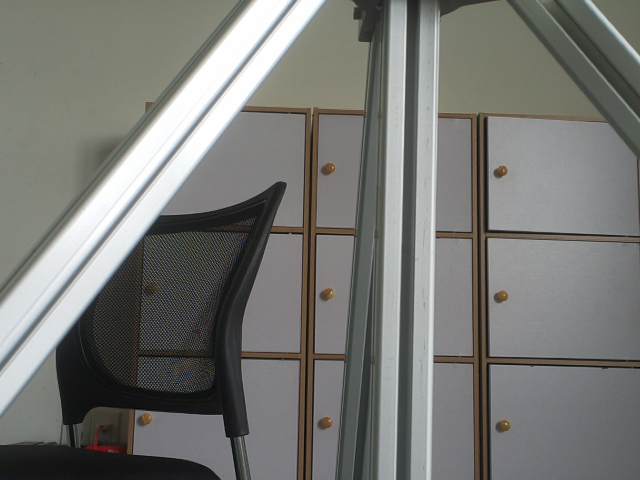
#> input picture ShowWithMathplotlib/frame1_0.png, 640 x 480 px
$ python StereoTestSample.py
#> lines starting #> are read from the running program, lines starting #| are printed output that depends on the picture
import cv2
import numpy as np
from matplotlib import pyplot as plt

# Read the stereo pair images
frame1 = cv2.imread('frame1_0.png')
#> frame1 is the input picture: shape (480, 640, 3); mean B, G, R 116.3, 119.8, 119.2
frame2 = cv2.imread('frame2_0.png')
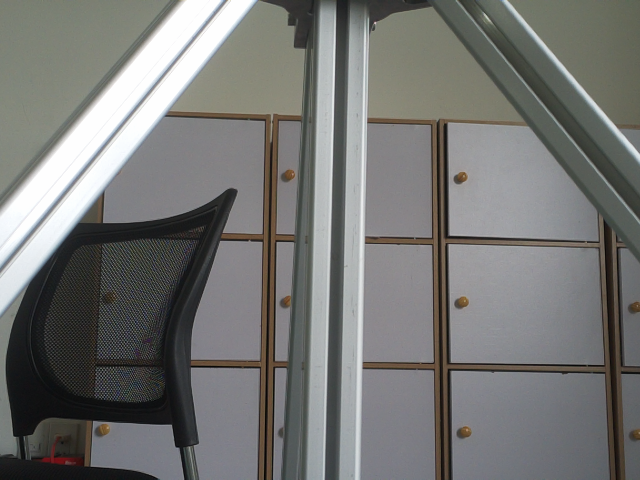
#> input picture ShowWithMathplotlib/frame2_0.png, 640 x 480 px
#> frame2 is the input picture: shape (480, 640, 3); mean B, G, R 115.8, 117.8, 117.4

# Convert the images to grayscale
grayL = cv2.cvtColor(frame1, cv2.COLOR_BGR2GRAY)
grayR = cv2.cvtColor(frame2, cv2.COLOR_BGR2GRAY)

# Initialize the stereo block matching object
stereo = cv2.StereoBM_create(numDisparities=16*2, blockSize=15)
stereo.setPreFilterType(cv2.STEREO_BM_PREFILTER_NORMALIZED_RESPONSE)
stereo.setPreFilterSize(9)
stereo.setPreFilterCap(30)
stereo.setTextureThreshold(10)
stereo.setUniquenessRatio(6)
stereo.setSpeckleWindowSize(50)
stereo.setSpeckleRange(29)
stereo.setDisp12MaxDiff(5)
stereo.setMinDisparity(5)

# Compute the disparity map
disparity = stereo.compute(grayL, grayR)
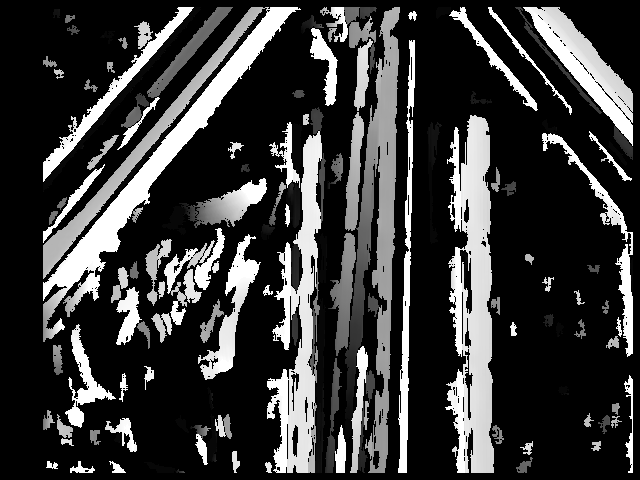
#> disparity: shape (480, 640) int16; min 64, max 576, mean 181.5; drawn with min black and max white

# Display the disparity map using Matplotlib
plt.figure(figsize=(10, 5))
plt.imshow(disparity, cmap='plasma')
plt.colorbar()
plt.title('Disparity Map')
plt.show()
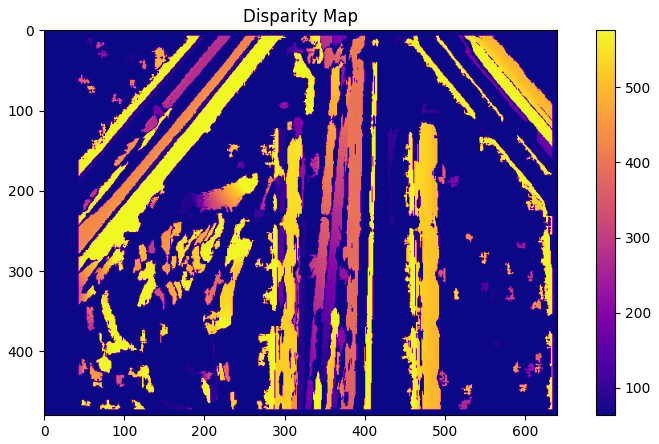
#> figure drawn by matplotlib, 2 panels
